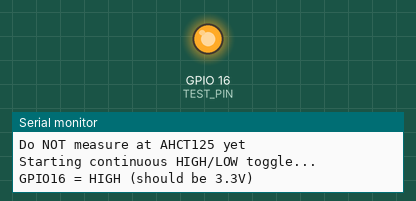
Simulated run of this sketch. Board: ESP32. Parts: output pins drawn as LEDs (lit = HIGH), the last lines printed to the serial monitor.

Above: at 3.0 s.
At 19.0 s:
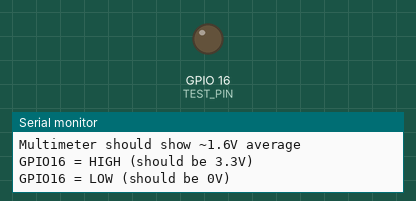
Timing chart, 0 to 20.2 s (numbered marks = the images above):
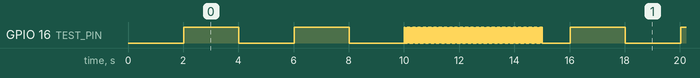

The sketch:

test_gpio16_direct.ino
```cpp
/*
 * GPIO16 Direct Test
 * Test GPIO16 output directly on ESP32 pin
 */

#define TEST_PIN 16

void setup() {
  Serial.begin(115200);
  delay(2000);

  Serial.println("\n========================================");
  Serial.println("GPIO16 DIRECT OUTPUT TEST");
  Serial.println("========================================\n");

  pinMode(TEST_PIN, OUTPUT);

  Serial.println("CRITICAL: Measure GPIO16 DIRECTLY on ESP32 board");
  Serial.println("Do NOT measure at AHCT125 yet\n");

  Serial.println("Starting continuous HIGH/LOW toggle...\n");
}

void loop() {
  Serial.println("GPIO16 = HIGH (should be 3.3V)");
  digitalWrite(TEST_PIN, HIGH);
  delay(2000);

  Serial.println("GPIO16 = LOW (should be 0V)");
  digitalWrite(TEST_PIN, LOW);
  delay(2000);

  Serial.println("GPIO16 = HIGH");
  digitalWrite(TEST_PIN, HIGH);
  delay(2000);

  Serial.println("GPIO16 = LOW");
  digitalWrite(TEST_PIN, LOW);
  delay(2000);

  Serial.println("\n--- Fast toggle for 5 seconds ---");
  Serial.println("Multimeter should show ~1.6V average\n");

  for(int i = 0; i < 250; i++) {
    digitalWrite(TEST_PIN, HIGH);
    delay(10);
    digitalWrite(TEST_PIN, LOW);
    delay(10);
  }

  delay(1000);
}
```

Measured:
- by itself, GPIO 16 (TEST_PIN): repeats every 14.0 s: LOW 2.0 s, HIGH 2.0 s, LOW 2.0 s, 249 × (HIGH 0.01 s, LOW 0.01 s), HIGH 0.01 s, LOW 1.0 s, HIGH 2.0 s
- by itself, everything shown: repeats every 14.0 s, in 20 steps
